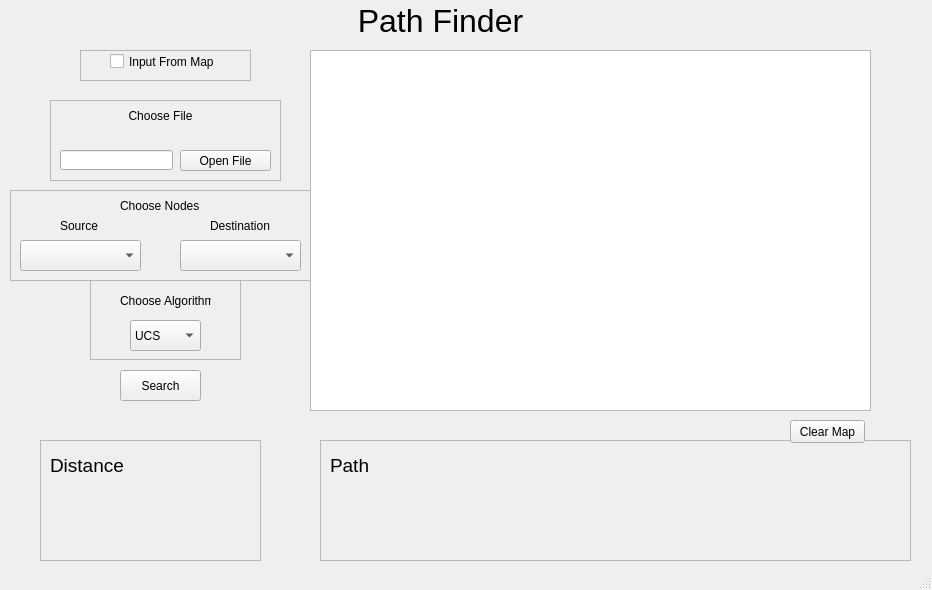
<?xml version="1.0" encoding="UTF-8"?>
<ui version="4.0">
 <class>MainWindow</class>
 <widget class="QMainWindow" name="MainWindow">
  <property name="geometry">
   <rect>
    <x>0</x>
    <y>0</y>
    <width>932</width>
    <height>590</height>
   </rect>
  </property>
  <property name="windowTitle">
   <string>MainWindow</string>
  </property>
  <property name="toolButtonStyle">
   <enum>Qt::ToolButtonIconOnly</enum>
  </property>
  <property name="animated">
   <bool>true</bool>
  </property>
  <widget class="QWidget" name="centralwidget">
   <widget class="QGraphicsView" name="map_widget">
    <property name="geometry">
     <rect>
      <x>310</x>
      <y>50</y>
      <width>561</width>
      <height>361</height>
     </rect>
    </property>
    <property name="layoutDirection">
     <enum>Qt::LeftToRight</enum>
    </property>
   </widget>
   <widget class="QPushButton" name="search_botton">
    <property name="geometry">
     <rect>
      <x>120</x>
      <y>370</y>
      <width>81</width>
      <height>31</height>
     </rect>
    </property>
    <property name="text">
     <string>Search</string>
    </property>
   </widget>
   <widget class="QLabel" name="title">
    <property name="geometry">
     <rect>
      <x>340</x>
      <y>0</y>
      <width>201</width>
      <height>41</height>
     </rect>
    </property>
    <property name="font">
     <font>
      <pointsize>24</pointsize>
     </font>
    </property>
    <property name="frameShape">
     <enum>QFrame::NoFrame</enum>
    </property>
    <property name="frameShadow">
     <enum>QFrame::Plain</enum>
    </property>
    <property name="text">
     <string>Path Finder</string>
    </property>
    <property name="alignment">
     <set>Qt::AlignCenter</set>
    </property>
   </widget>
   <widget class="QFrame" name="algo_frame">
    <property name="geometry">
     <rect>
      <x>90</x>
      <y>280</y>
      <width>151</width>
      <height>80</height>
     </rect>
    </property>
    <property name="frameShape">
     <enum>QFrame::StyledPanel</enum>
    </property>
    <property name="frameShadow">
     <enum>QFrame::Raised</enum>
    </property>
    <widget class="QLabel" name="algo_title">
     <property name="geometry">
      <rect>
       <x>30</x>
       <y>0</y>
       <width>91</width>
       <height>41</height>
      </rect>
     </property>
     <property name="text">
      <string>Choose Algorithm</string>
     </property>
    </widget>
    <widget class="QComboBox" name="search_alg">
     <property name="geometry">
      <rect>
       <x>40</x>
       <y>40</y>
       <width>71</width>
       <height>31</height>
      </rect>
     </property>
     <item>
      <property name="text">
       <string>UCS</string>
      </property>
     </item>
     <item>
      <property name="text">
       <string>A*</string>
      </property>
     </item>
    </widget>
   </widget>
   <widget class="QFrame" name="path_frame">
    <property name="geometry">
     <rect>
      <x>320</x>
      <y>440</y>
      <width>591</width>
      <height>121</height>
     </rect>
    </property>
    <property name="frameShape">
     <enum>QFrame::StyledPanel</enum>
    </property>
    <property name="frameShadow">
     <enum>QFrame::Raised</enum>
    </property>
    <widget class="QLabel" name="path_title">
     <property name="geometry">
      <rect>
       <x>10</x>
       <y>10</y>
       <width>61</width>
       <height>31</height>
      </rect>
     </property>
     <property name="font">
      <font>
       <pointsize>14</pointsize>
      </font>
     </property>
     <property name="text">
      <string>Path</string>
     </property>
    </widget>
    <widget class="QLabel" name="path_result">
     <property name="geometry">
      <rect>
       <x>10</x>
       <y>30</y>
       <width>561</width>
       <height>81</height>
      </rect>
     </property>
     <property name="font">
      <font>
       <pointsize>8</pointsize>
      </font>
     </property>
     <property name="text">
      <string/>
     </property>
    </widget>
   </widget>
   <widget class="QFrame" name="dist_frame">
    <property name="geometry">
     <rect>
      <x>40</x>
      <y>440</y>
      <width>221</width>
      <height>121</height>
     </rect>
    </property>
    <property name="frameShape">
     <enum>QFrame::StyledPanel</enum>
    </property>
    <property name="frameShadow">
     <enum>QFrame::Raised</enum>
    </property>
    <widget class="QLabel" name="distance_title">
     <property name="geometry">
      <rect>
       <x>10</x>
       <y>10</y>
       <width>91</width>
       <height>31</height>
      </rect>
     </property>
     <property name="font">
      <font>
       <pointsize>14</pointsize>
      </font>
     </property>
     <property name="text">
      <string>Distance</string>
     </property>
    </widget>
    <widget class="QLabel" name="dist_result">
     <property name="geometry">
      <rect>
       <x>10</x>
       <y>40</y>
       <width>151</width>
       <height>71</height>
      </rect>
     </property>
     <property name="font">
      <font>
       <pointsize>8</pointsize>
      </font>
     </property>
     <property name="text">
      <string/>
     </property>
    </widget>
   </widget>
   <widget class="QFrame" name="file_frame">
    <property name="geometry">
     <rect>
      <x>50</x>
      <y>100</y>
      <width>231</width>
      <height>81</height>
     </rect>
    </property>
    <property name="frameShape">
     <enum>QFrame::StyledPanel</enum>
    </property>
    <property name="frameShadow">
     <enum>QFrame::Raised</enum>
    </property>
    <widget class="QLabel" name="file_title">
     <property name="geometry">
      <rect>
       <x>60</x>
       <y>0</y>
       <width>101</width>
       <height>31</height>
      </rect>
     </property>
     <property name="text">
      <string>Choose File</string>
     </property>
     <property name="alignment">
      <set>Qt::AlignCenter</set>
     </property>
    </widget>
    <widget class="QPushButton" name="pushButton">
     <property name="geometry">
      <rect>
       <x>130</x>
       <y>50</y>
       <width>91</width>
       <height>21</height>
      </rect>
     </property>
     <property name="text">
      <string>Open File</string>
     </property>
    </widget>
    <widget class="QLineEdit" name="file_name">
     <property name="geometry">
      <rect>
       <x>10</x>
       <y>50</y>
       <width>113</width>
       <height>20</height>
      </rect>
     </property>
    </widget>
   </widget>
   <widget class="QFrame" name="nodes_frame">
    <property name="geometry">
     <rect>
      <x>10</x>
      <y>190</y>
      <width>301</width>
      <height>91</height>
     </rect>
    </property>
    <property name="frameShape">
     <enum>QFrame::StyledPanel</enum>
    </property>
    <property name="frameShadow">
     <enum>QFrame::Raised</enum>
    </property>
    <widget class="QComboBox" name="soure_nodes">
     <property name="geometry">
      <rect>
       <x>10</x>
       <y>50</y>
       <width>121</width>
       <height>31</height>
      </rect>
     </property>
    </widget>
    <widget class="QLabel" name="nodes_title">
     <property name="geometry">
      <rect>
       <x>110</x>
       <y>0</y>
       <width>81</width>
       <height>31</height>
      </rect>
     </property>
     <property name="text">
      <string>Choose Nodes</string>
     </property>
    </widget>
    <widget class="QComboBox" name="dest_nodes">
     <property name="geometry">
      <rect>
       <x>170</x>
       <y>50</y>
       <width>121</width>
       <height>31</height>
      </rect>
     </property>
    </widget>
    <widget class="QLabel" name="nodes_title_s">
     <property name="geometry">
      <rect>
       <x>50</x>
       <y>20</y>
       <width>41</width>
       <height>31</height>
      </rect>
     </property>
     <property name="text">
      <string>Source</string>
     </property>
    </widget>
    <widget class="QLabel" name="nodes_title_d">
     <property name="geometry">
      <rect>
       <x>200</x>
       <y>20</y>
       <width>61</width>
       <height>31</height>
      </rect>
     </property>
     <property name="text">
      <string>Destination</string>
     </property>
    </widget>
   </widget>
   <widget class="QFrame" name="type_fram">
    <property name="geometry">
     <rect>
      <x>80</x>
      <y>50</y>
      <width>171</width>
      <height>31</height>
     </rect>
    </property>
    <property name="frameShape">
     <enum>QFrame::StyledPanel</enum>
    </property>
    <property name="frameShadow">
     <enum>QFrame::Raised</enum>
    </property>
    <widget class="QCheckBox" name="input_mode">
     <property name="geometry">
      <rect>
       <x>30</x>
       <y>0</y>
       <width>111</width>
       <height>23</height>
      </rect>
     </property>
     <property name="text">
      <string>Input From Map</string>
     </property>
    </widget>
   </widget>
   <widget class="QPushButton" name="clear_map_button">
    <property name="geometry">
     <rect>
      <x>790</x>
      <y>420</y>
      <width>75</width>
      <height>23</height>
     </rect>
    </property>
    <property name="text">
     <string>Clear Map</string>
    </property>
   </widget>
  </widget>
  <widget class="QStatusBar" name="statusbar"/>
 </widget>
 <resources/>
 <connections/>
</ui>
